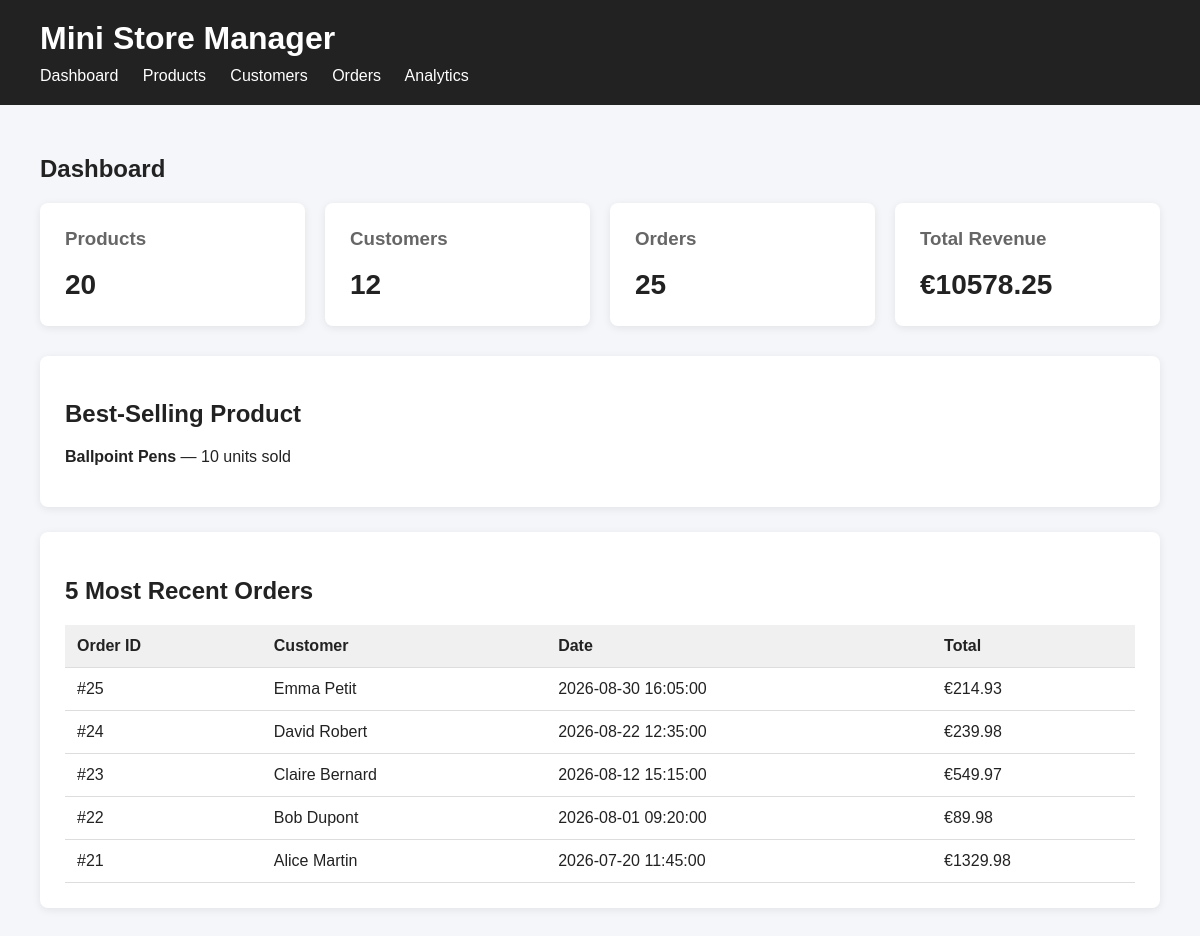
The page / on the database its author committed.
### tables this page shows
CREATE TABLE products (
    product_id INTEGER PRIMARY KEY AUTOINCREMENT,
    category_id INTEGER NOT NULL,
    name TEXT NOT NULL,
    description TEXT,
    price REAL NOT NULL CHECK (price >= 0),
    stock INTEGER NOT NULL DEFAULT 0 CHECK (stock >= 0),

    FOREIGN KEY (category_id)
        REFERENCES categories(category_id)
);

CREATE TABLE orders (
    order_id INTEGER PRIMARY KEY AUTOINCREMENT,
    customer_id INTEGER NOT NULL,
    order_date TEXT NOT NULL DEFAULT CURRENT_TIMESTAMP,
    status TEXT NOT NULL DEFAULT 'Completed',
    FOREIGN KEY (customer_id) REFERENCES customers(customer_id)
);

### src/app.py (the view)
@app.route("/")
def dashboard():
    connection = get_db_connection()
    product_count = connection.execute(
        "SELECT COUNT(*) AS count FROM products"
    ).fetchone()["count"]
    customer_count = connection.execute(
        "SELECT COUNT(*) AS count FROM customers"
    ).fetchone()["count"]
    order_count = connection.execute(
        "SELECT COUNT(*) AS count FROM orders"
    ).fetchone()["count"]
    revenue = connection.execute(
        """
        SELECT COALESCE(SUM(quantity * unit_price), 0) AS total
        FROM order_items
        """
    ).fetchone()["total"]
    recent_orders = connection.execute(
        """
        SELECT
            o.order_id,
            o.order_date,
            c.first_name,
            c.last_name,
            COALESCE(SUM(oi.quantity * oi.unit_price), 0) AS total
        FROM orders o
        JOIN customers c
            ON o.customer_id = c.customer_id
        LEFT JOIN order_items oi
            ON o.order_id = oi.order_id
        GROUP BY
            o.order_id,
            o.order_date,
            c.first_name,
            c.last_name
        ORDER BY o.order_date DESC
        LIMIT 5
        """
    ).fetchall()
    best_selling_product = connection.execute(
        """
        SELECT
            p.product_id,
            p.name,
            SUM(oi.quantity) AS quantity_sold
        FROM order_items oi
        JOIN products p
            ON oi.product_id = p.product_id
        GROUP BY p.product_id, p.name
        ORDER BY quantity_sold DESC
        LIMIT 1
        """
    ).fetchone()
    connection.close()
    return render_template(
        "dashboard.html",
        product_count=product_count,
        customer_count=customer_count,
        order_count=order_count,
        revenue=revenue,
        recent_orders=recent_orders,
        best_selling_product=best_selling_product
    )

### src/database.py (called while the page is built)
def get_db_connection():
    connection = sqlite3.connect(DATABASE_PATH)
    connection.row_factory = sqlite3.Row
    connection.execute("PRAGMA foreign_keys = ON")
    return connection

### src/templates/dashboard.html (shortened to what this page needs)
<!DOCTYPE html>
<html lang="en">
<head>
</head>
<body>
<header>
    <h1>Mini Store Manager</h1>
    <nav>
        <a href="/">Dashboard</a>
        <a href="/products">Products</a>
        <a href="/customers">Customers</a>
        <a href="/orders">Orders</a>
        <a href="/analytics">Analytics</a>
    </nav>
</header>
<main>
    <h2>Dashboard</h2>
    <div class="cards">
        <div class="card">
            <h3>Products</h3>
            <div class="value">{{ product_count }}</div>
        </div>
        <div class="card">
            <h3>Customers</h3>
            <div class="value">{{ customer_count }}</div>
        </div>
        <div class="card">
            <h3>Orders</h3>
            <div class="value">{{ order_count }}</div>
        </div>
        <div class="card">
            <h3>Total Revenue</h3>
            <div class="value">€{{ "%.2f"|format(revenue) }}</div>
        </div>
    </div>
    <div class="section">
        <h2>Best-Selling Product</h2>
        {% if best_selling_product %}
            <p>
                <strong>{{ best_selling_product["name"] }}</strong>
                —
                {{ best_selling_product["quantity_sold"] }}
                units sold
            </p>
        {% else %}
            <p>No sales yet.</p>
        {% endif %}
    </div>
    <div class="section">
        <h2>5 Most Recent Orders</h2>
        <table>
            <thead>
                <tr>
                    <th>Order ID</th>
                    <th>Customer</th>
                    <th>Date</th>
                    <th>Total</th>
                </tr>
            </thead>
            <tbody>
                {% for order in recent_orders %}
                <tr>
                    <td>#{{ order["order_id"] }}</td>
                    <td>
                        {{ order["first_name"] }}
                        {{ order["last_name"] }}
                    </td>
                    <td>
                        {{ order["order_date"] }}
                    </td>
                    <td>
                        €{{ "%.2f"|format(order["total"]) }}
                    </td>
                </tr>
                {% endfor %}
            </tbody>
        </table>
    </div>
</main>
</body>
</html>

### src/templates/dashboard.html (style rules this page uses)
body { font-family: Arial, sans-serif; margin: 0; background: #f5f6fa; color: #222; }
header { background: #222; color: white; padding: 20px 40px; }
header h1 { margin: 0; }
nav { margin-top: 10px; }
nav a { color: white; text-decoration: none; margin-right: 20px; }
main { padding: 30px 40px; }
.cards { display: grid; grid-template-columns: repeat(4, 1fr); gap: 20px; margin-bottom: 30px; }
.card { background: white; padding: 25px; border-radius: 8px; box-shadow: 0 2px 8px rgba(0,0,0,0.08); }
.card h3 { margin-top: 0; color: #666; }
.card .value { font-size: 28px; font-weight: bold; }
.section { background: white; padding: 25px; margin-bottom: 25px; border-radius: 8px; box-shadow: 0 2px 8px rgba(0,0,0,0.08); }
table { width: 100%; border-collapse: collapse; }
th, td { text-align: left; padding: 12px; border-bottom: 1px solid #ddd; }
th { background: #f0f0f0; }

### rows shown on the page
products: name "Ballpoint Pens"
orders: order_id "25", first_name "Emma", last_name "Petit", order_date "2026-08-30 16:05:00", total "214.93"
orders: order_id "24", first_name "David", last_name "Robert", order_date "2026-08-22 12:35:00", total "239.98"
orders: order_id "23", first_name "Claire", last_name "Bernard", order_date "2026-08-12 15:15:00", total "549.97"
orders: order_id "22", first_name "Bob", last_name "Dupont", order_date "2026-08-01 09:20:00", total "89.98"
orders: order_id "21", first_name "Alice", last_name "Martin", order_date "2026-07-20 11:45:00", total "1329.98"

### other values the page prints
{{ product_count }} "20"
{{ customer_count }} "12"
{{ order_count }} "25"
{{ "%.2f"|format(revenue) }} "10578.25"
{{ best_selling_product["quantity_sold"] }} "10"
